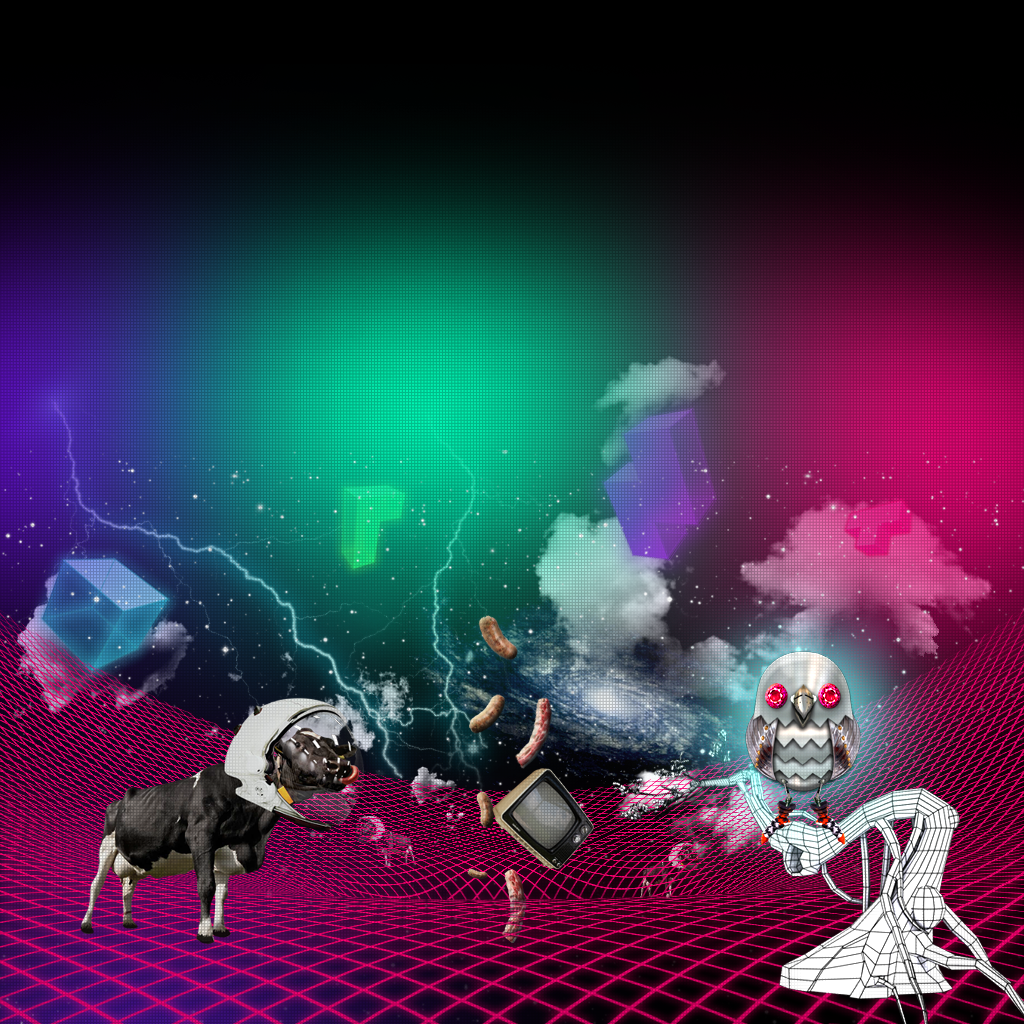

The image is a tile-based game level rendered from a .tmx file. Its description and source (layers, tilesets, objects; grid data summarised) follow:
An orthogonal 16x16 tile map with 64x64 px tiles, 3 tile layers (Collisions, site, Fixed), 2 tilesets, 6 image layers and 4 objects (Warp, CollisionBound, Pombero, CameraBound).

<map version="1.0" orientation="orthogonal" width="16" height="16" tilewidth="64" tileheight="64">
 <tileset firstgid="1" name="mundo loco3" tilewidth="64" tileheight="64">
  <image source="mundo loco3.png" width="1024" height="1024" />
  <tile id="0">
   <properties>
    <property name="collision" value="plane" />
   </properties>
  </tile>
  <tile id="1">
   <properties>
    <property name="collision" value="slope" />
   </properties>
  </tile>
 </tileset>
 <tileset firstgid="257" name="mundo loco3 s0" tilewidth="64" tileheight="64">
  <image source="mundo loco3 s0.png" width="1024" height="1024" />
 </tileset>
 <layer name="Collisions" width="16" height="16">
  <properties>
   <property name="Depth" value="0" />
  </properties>
  <data>[256 cells, 5 non-empty, 1 distinct tile ids]</data>
 </layer>
 <imagelayer name="Scroll 7" width="16" height="16">
  <image source="mundo loco3 s6.png" />
  <properties>
   <property name="depth" value="7" />
   <property name="speed" value="0" />
  </properties>
 </imagelayer>
 <imagelayer name="Scroll 6" width="16" height="16">
  <image source="mundo loco3 s5.png" />
  <properties>
   <property name="depth" value="6" />
   <property name="speed" value="-0.02" />
  </properties>
 </imagelayer>
 <imagelayer name="Scroll 5" width="16" height="16">
  <image source="mundo loco3 s4.png" />
  <properties>
   <property name="depth" value="5" />
   <property name="speed" value="0.005, 0.025" />
  </properties>
 </imagelayer>
 <imagelayer name="Scroll 4" width="16" height="16">
  <image source="mundo loco3 s3.png" />
  <properties>
   <property name="depth" value=".75" />
   <property name="speed" value="0.05" />
  </properties>
 </imagelayer>
 <layer name="site" width="16" height="16">
  <properties>
   <property name="Depth" value="1" />
  </properties>
  <data>[256 cells, 240 non-empty, 240 distinct tile ids]</data>
 </layer>
 <objectgroup name="Objects" width="16" height="16">
  <object name="Salida" type="Warp" x="997" y="476" width="53" height="468">
   <properties>
    <property name="Target" value="Exit" />
   </properties>
  </object>
  <object type="CollisionBound" x="-53" y="932" width="1152" height="64" />
  <object type="Pombero" x="512" y="768" width="64" height="64" />
  <object type="CameraBound" x="92" y="764" width="71" height="251">
   <properties>
    <property name="zoom" value="4" />
   </properties>
  </object>
 </objectgroup>
 <imagelayer name="Scroll 3" width="16" height="16">
  <image source="mundo loco3 s2.png" />
  <properties>
   <property name="depth" value="-1" />
   <property name="scroll" value="relative" />
   <property name="speed" value="-0.025" />
  </properties>
 </imagelayer>
 <imagelayer name="Scroll 2" width="16" height="16">
  <image source="mundo loco3 s1.png" />
  <properties>
   <property name="depth" value="-.5" />
   <property name="speed" value="0, -0.025" />
  </properties>
 </imagelayer>
 <layer name="Fixed" width="16" height="16">
  <properties>
   <property name="Depth" value="-2" />
  </properties>
  <data>[256 cells, 256 non-empty, 256 distinct tile ids]</data>
 </layer>
</map>